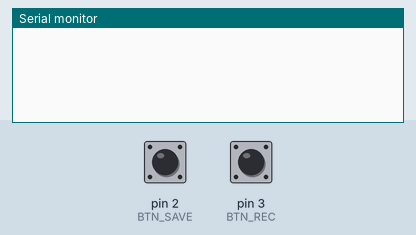
A sketch run on a simulated Arduino Uno, built with avr-gcc and run on an emulated ATmega328P. Shown: the last lines printed to the serial monitor. Inputs (shaded band) come from the test bench; at power-on: pin 2 (BTN_SAVE) HIGH, pin 3 (BTN_REC) HIGH.

Above: at 1.2 s.
1.3 s: pin 2 (BTN_SAVE) pulled LOW for 0.15 s
At 3.1 s:
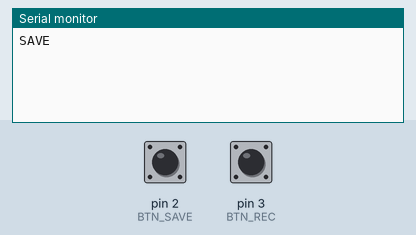
3.9 s: pin 3 (BTN_REC) pulled LOW for 0.15 s
At 4.9 s:
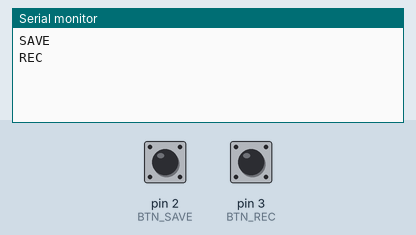
5.5 s: pin 2 (BTN_SAVE) pulled LOW for 3.2 s
At 8.3 s:
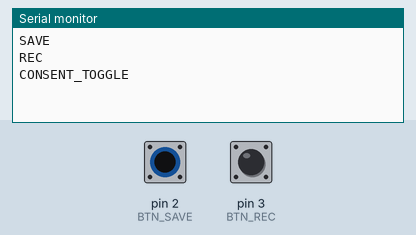
10.2 s: pin 2 (BTN_SAVE) pulsed LOW 2 times (0.12 s each, 0.3 s apart)
At 11.7 s:
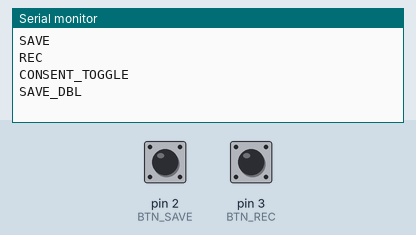

Measured:
- after the input at 1.3 s, the serial monitor: prints a new line after 1.2 s (image 1)
- after the input at 3.9 s, the serial monitor: prints a new line at once (image 2)
- after the input at 5.5 s, the serial monitor: prints a new line after 1.5 s (image 3)
- after the input at 10.2 s, the serial monitor: prints a new line after 0.42 s (image 4)

The sketch:

SaveRecDoubleLongPress.ino
```cpp
// Arduino: SAVE button with short/double/long; REC toggle.
// -----------------------------------------------------------------------------
// This sketch is the hardware wing of the Face → Slug teaching rig. We speak a
// micro-serial language that mirrors the Processing sketch:
//   - quick tap  → "SAVE" (stage capture in RAM)
//   - double tap → "SAVE_DBL" (auto-save if consent is already ON)
//   - long hold  → "CONSENT_TOGGLE" (flip consent state without capturing)
//   - REC button → "REC" (Processing will start/stop the MP4 session)
// Buttons are wired between the pin and GND while using INPUT_PULLUP so idle = HIGH.

const int BTN_SAVE = 2;  // short: SAVE, double (≤1s): SAVE_DBL, long (≥1.5s): CONSENT_TOGGLE
const int BTN_REC  = 3;  // REC toggle

// Gesture timing windows (in milliseconds)
const unsigned long DOUBLE_MS = 1000;   // allow 1 second for the second tap
const unsigned long LONG_MS   = 1500;   // long-press threshold for consent toggle

// SAVE button finite-state machine bookkeeping
bool saveDown = false;            // is the SAVE button currently pressed?
unsigned long saveDownAt = 0;     // when the press started

// Short presses queue up in case they grow into a double-tap.
unsigned long pendingStartedAt = 0; // when we started waiting for the second tap
bool pendingSingle = false;          // true while we’re waiting to resolve single vs double

// Guard so long-press doesn’t emit SAVE events on release.
bool longFired = false;

void setup() {
  pinMode(BTN_SAVE, INPUT_PULLUP);
  pinMode(BTN_REC,  INPUT_PULLUP);
  Serial.begin(115200); // matches the Processing sketch’s SERIAL_BAUD
}

void loop() {
  static bool prevSave = HIGH, prevRec = HIGH; // previous sample for edge detection
  bool curSave = digitalRead(BTN_SAVE);
  bool curRec  = digitalRead(BTN_REC);
  unsigned long now = millis();

  // --- SAVE button state machine ---
  if (prevSave == HIGH && curSave == LOW) {
    // button just went down
    saveDown = true;
    longFired = false;
    saveDownAt = now;
  }

  if (saveDown) {
    unsigned long held = now - saveDownAt;
    if (!longFired && held >= LONG_MS) {
      // Long-press: CONSENT_TOGGLE, consume gesture (no SAVE messages)
      Serial.println("CONSENT_TOGGLE");
      longFired = true;
      pendingSingle = false; // cancel pending single so release stays quiet
    }
  }

  if (prevSave == LOW && curSave == HIGH) {
    // button just went up
    saveDown = false;
    if (!longFired) {
      if (pendingSingle && (now - pendingStartedAt) <= DOUBLE_MS) {
        // second tap arrived in time → emit explicit double
        Serial.println("SAVE_DBL");
        pendingSingle = false;
      } else {
        // first tap: tentatively mark as single and wait for a partner
        pendingSingle = true;
        pendingStartedAt = now;
      }
    }
  }

  // If a pending single press ages out, emit the SAVE now.
  // This keeps doubles from spamming a SAVE + SAVE_DBL pair.
  if (pendingSingle && (now - pendingStartedAt) > DOUBLE_MS) {
    Serial.println("SAVE");
    pendingSingle = false;
  }

  // --- REC toggle ---
  if (prevRec == HIGH && curRec == LOW) {
    Serial.println("REC");
  }

  // crude debounce so bouncy buttons don’t double-trigger
  delay(8);

  prevSave = curSave;
  prevRec  = curRec;
}
```
